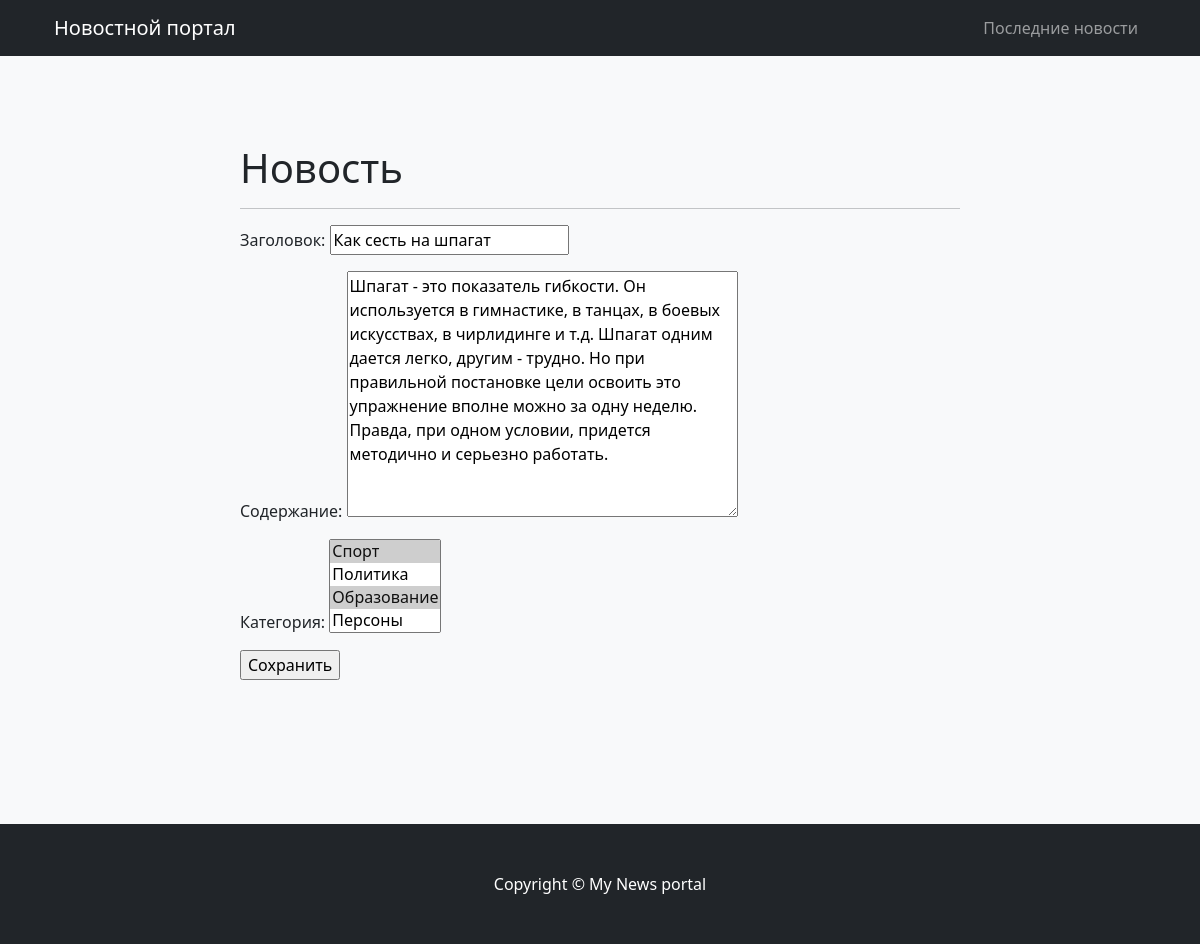
Screenshot of /news/2/edit/ (signed in) with the database file from the repository.
### news_portal/models.py (models this page shows, shortened)
class Post(models.Model):
    ARTICLE = 'AR'
    NEWS = 'NW'
    TYPES = (
        (ARTICLE, 'Статья'),
        (NEWS, 'Новость'),
    )
    author = models.ForeignKey(Author, on_delete=models.CASCADE)
    type = models.CharField(max_length=2, choices=TYPES, default=ARTICLE)
    created = models.DateTimeField(auto_now_add=True)
    title = models.CharField(max_length=255)
    body = models.TextField()
    rate = models.SmallIntegerField(default=0)
    category = models.ManyToManyField(Category, through='PostCategory')

### news_portal/views.py (the view)
# urls.py: path('<int:pk>/edit/', PostUpdate.as_view(), name='post_update'),
class PostUpdate(PermissionRequiredMixin, UpdateView):
    raise_exception = True
    permission_required = 'news_portal.change_post'
    form_class = PostForm
    model = Post
    template_name = 'post_edit.html'

### news_portal/forms.py (shortened to what this page needs)
class PostForm(forms.ModelForm):
    title = forms.CharField(label='Заголовок')
    body = forms.CharField(
        label='Содержание',
        widget=forms.Textarea
    )
    category = forms.ModelMultipleChoiceField(
        queryset=Category.objects.all(),
        label='Категория:',
    )
    class Meta:
        model = Post
        fields = [
            'title',
            'body',
            'category',
        ]

### news_portal/models.py (called while the page is built)
    def __str__(self):
        return self.name

### news_portal/templates/news_portal/post_edit.html (shortened to what this page needs)
{% extends 'default.html' %}
{% block content %}
<h1>Новость</h1>
<hr>
<form action="" method="post">
    {{ form.as_p }}
    <input type="submit" value="Сохранить">
</form>
{% endblock %}

### rows the page displays
Post: title "Как сесть на шпагат", body "Шпагат - это показатель гибкости. Он используется в гимнастике, в танцах, в боевых искусствах, в чирлидинге и т.д. Шпагат одним дается легко, другим - трудно. Но при правильной постановке цели освоить это упражнение вполне можно за одну неделю. Правда, при одном условии, придется методично и серьезно работать."
